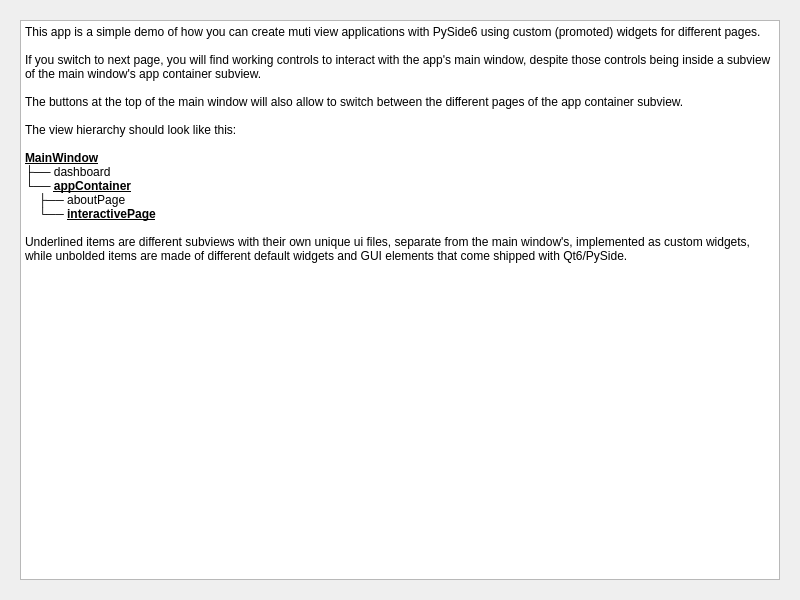
<?xml version="1.0" encoding="UTF-8"?>
<ui version="4.0">
 <class>AppContainer</class>
 <widget class="QWidget" name="AppContainer">
  <property name="geometry">
   <rect>
    <x>0</x>
    <y>0</y>
    <width>800</width>
    <height>600</height>
   </rect>
  </property>
  <property name="windowTitle">
   <string>Form</string>
  </property>
  <layout class="QVBoxLayout" name="verticalLayout">
   <item>
    <widget class="QStackedWidget" name="appContent">
     <property name="currentIndex">
      <number>0</number>
     </property>
     <widget class="QWidget" name="aboutPage">
      <layout class="QVBoxLayout" name="verticalLayout_2">
       <item>
        <widget class="QTextBrowser" name="aboutText">
         <property name="html">
          <string>&lt;!DOCTYPE HTML PUBLIC &quot;-//W3C//DTD HTML 4.0//EN&quot; &quot;http://www.w3.org/TR/REC-html40/strict.dtd&quot;&gt;
&lt;html&gt;&lt;head&gt;&lt;meta name=&quot;qrichtext&quot; content=&quot;1&quot; /&gt;&lt;meta charset=&quot;utf-8&quot; /&gt;&lt;style type=&quot;text/css&quot;&gt;
p, li { white-space: pre-wrap; }
hr { height: 1px; border-width: 0; }
li.unchecked::marker { content: &quot;\2610&quot;; }
li.checked::marker { content: &quot;\2612&quot;; }
&lt;/style&gt;&lt;/head&gt;&lt;body style=&quot; font-family:'Segoe UI'; font-size:9pt; font-weight:400; font-style:normal;&quot;&gt;
&lt;p style=&quot; margin-top:0px; margin-bottom:0px; margin-left:0px; margin-right:0px; -qt-block-indent:0; text-indent:0px;&quot;&gt;This app is a simple demo of how you can create muti view applications with PySide6 using custom (promoted) widgets for different pages.&lt;br /&gt;&lt;br /&gt;If you switch to next page, you will find working controls to interact with the app's main window, despite those controls being inside a subview of the main window's app container subview.&lt;br /&gt;&lt;br /&gt;The buttons at the top of the main window will also allow to switch between the different pages of the app container subview.&lt;br /&gt;&lt;br /&gt;The view hierarchy should look like this:&lt;br /&gt;&lt;/p&gt;
&lt;p style=&quot; margin-top:0px; margin-bottom:0px; margin-left:0px; margin-right:0px; -qt-block-indent:0; text-indent:0px;&quot;&gt;&lt;span style=&quot; font-family:'Courier New'; font-weight:700; text-decoration: underline;&quot;&gt;MainWindow&lt;/span&gt;&lt;br /&gt;&lt;span style=&quot; font-family:'Courier New';&quot;&gt;├── dashboard&lt;/span&gt;&lt;br /&gt;&lt;span style=&quot; font-family:'Courier New';&quot;&gt;└── &lt;/span&gt;&lt;span style=&quot; font-family:'Courier New'; font-weight:700; text-decoration: underline;&quot;&gt;appContainer&lt;/span&gt;&lt;span style=&quot; font-family:'Courier New';&quot;&gt;&lt;br /&gt;    ├── aboutPage&lt;br /&gt;    └── &lt;/span&gt;&lt;span style=&quot; font-family:'Courier New'; font-weight:700; text-decoration: underline;&quot;&gt;interactivePage&lt;/span&gt;&lt;span style=&quot; font-family:'Courier New'; font-weight:700;&quot;&gt;&lt;br /&gt;&lt;br /&gt;&lt;/span&gt;Underlined items are different subviews with their own unique ui files, separate from the main window's, implemented as custom widgets, while unbolded items are made of different default widgets and GUI elements that come shipped with Qt6/PySide.&lt;/p&gt;&lt;/body&gt;&lt;/html&gt;</string>
         </property>
        </widget>
       </item>
      </layout>
     </widget>
     <widget class="InteractivePage" name="interactivePage"/>
    </widget>
   </item>
  </layout>
 </widget>
 <customwidgets>
  <customwidget>
   <class>InteractivePage</class>
   <extends>QWidget</extends>
   <header>interactivepage</header>
   <container>1</container>
  </customwidget>
 </customwidgets>
 <resources>
  <include location="../resources.qrc"/>
 </resources>
 <connections/>
</ui>
